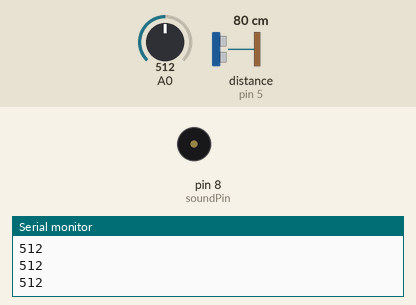
Simulated run of this sketch. Board: Arduino Uno, built with avr-gcc and run on an emulated ATmega328P. On the bench: buzzer (waves = sounding), the last lines printed to the serial monitor. Wiring (inferred from the names in the program): ultrasonic range finder: trigger pin 6; echo pin 5. The test bench sets the inputs (shaded band); at power-on: A0 = 512, distance to the obstacle (sensor on pin 5) 80 cm. The echo pulse lasts 58.3 µs per cm.

Above: at 1.2 s.
1.3 s: A0 set to 944
2.8 s: A0 set to 966
At 3.9 s:
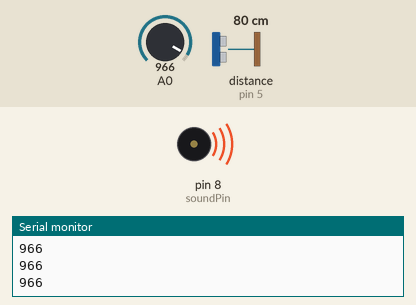
4.3 s: A0 set to 0
At 5.1 s:
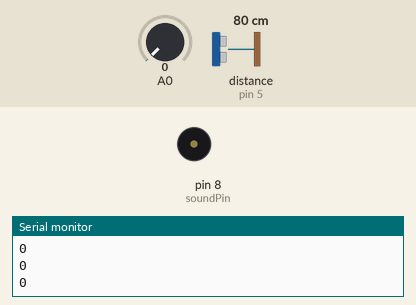
Timing chart, 0 to 7.3 s (numbered marks = the images above; inputs shaded):
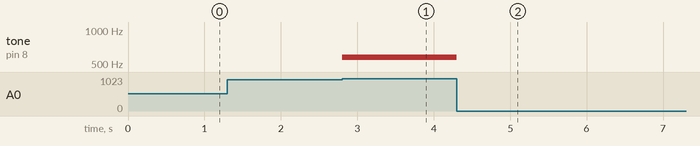

The sketch:

code.ino
```cpp
int lightVal = 0;
bool lightOn = false;

int trigPin = 6;
int echoPin = 5;
long duration;
float distance;
int freq;

int soundPin = 8;

void setup() {
  pinMode(trigPin, OUTPUT);
  pinMode(echoPin, INPUT);
  Serial.begin(9600);
}

void loop() {
  Serial.println(lightVal);
  digitalWrite(trigPin, LOW);
  delayMicroseconds(2);

  digitalWrite(trigPin, HIGH);
  digitalWrite(trigPin, LOW);

  duration = pulseIn(echoPin, HIGH);
  // Calculate distance in cm
  distance = duration * 0.0343 / 2;
  freq = map((int)distance, 5, 200, 800, 200);

  lightVal = analogRead(A0);
  lightOn = lightVal > 950;

  if (lightOn) {
    tone(soundPin, freq);
  } else {
    noTone(8);
  }
}
```

Measured:
- the behaviour switches between 950 and 951 on A0 (found by bisection; images 0 and 1)
- after the input at 2.8 s, tone on pin 8 (soundPin): silent → 573 Hz at once
- after the input at 4.3 s, tone on pin 8 (soundPin): 573 Hz → silent at once
